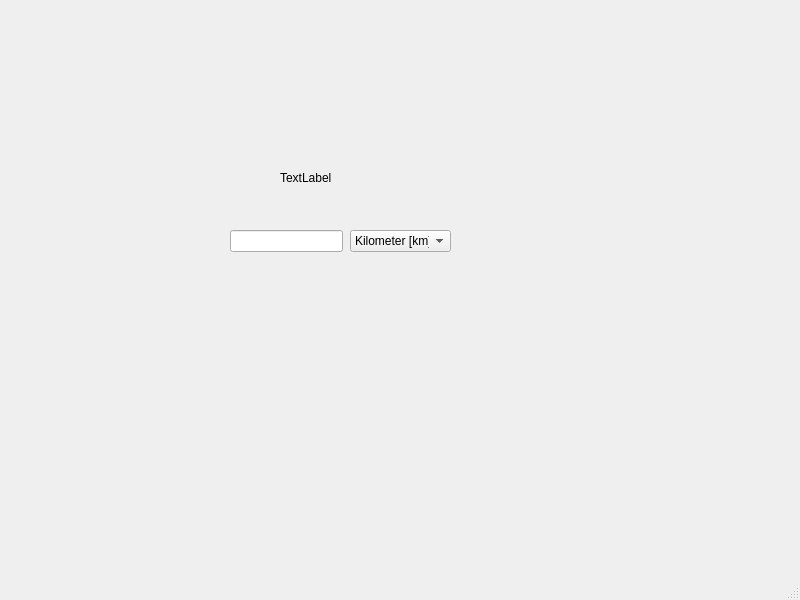
<?xml version="1.0" encoding="UTF-8"?>
<ui version="4.0">
 <class>MainWindow</class>
 <widget class="QMainWindow" name="MainWindow">
  <property name="geometry">
   <rect>
    <x>0</x>
    <y>0</y>
    <width>800</width>
    <height>600</height>
   </rect>
  </property>
  <property name="windowTitle">
   <string>MainWindow</string>
  </property>
  <widget class="QWidget" name="centralwidget">
   <widget class="QComboBox" name="comboBox">
    <property name="geometry">
     <rect>
      <x>350</x>
      <y>230</y>
      <width>101</width>
      <height>22</height>
     </rect>
    </property>
    <item>
     <property name="text">
      <string>Kilometer [km]</string>
     </property>
    </item>
    <item>
     <property name="text">
      <string>Meilen [mi]</string>
     </property>
    </item>
   </widget>
   <widget class="QLabel" name="label">
    <property name="geometry">
     <rect>
      <x>280</x>
      <y>170</y>
      <width>301</width>
      <height>16</height>
     </rect>
    </property>
    <property name="maximumSize">
     <size>
      <width>301</width>
      <height>16</height>
     </size>
    </property>
    <property name="text">
     <string>TextLabel</string>
    </property>
   </widget>
   <widget class="QLineEdit" name="lineEdit">
    <property name="geometry">
     <rect>
      <x>230</x>
      <y>230</y>
      <width>113</width>
      <height>22</height>
     </rect>
    </property>
   </widget>
  </widget>
  <widget class="QMenuBar" name="menubar">
   <property name="geometry">
    <rect>
     <x>0</x>
     <y>0</y>
     <width>800</width>
     <height>26</height>
    </rect>
   </property>
  </widget>
  <widget class="QStatusBar" name="statusbar"/>
 </widget>
 <resources/>
 <connections/>
</ui>
